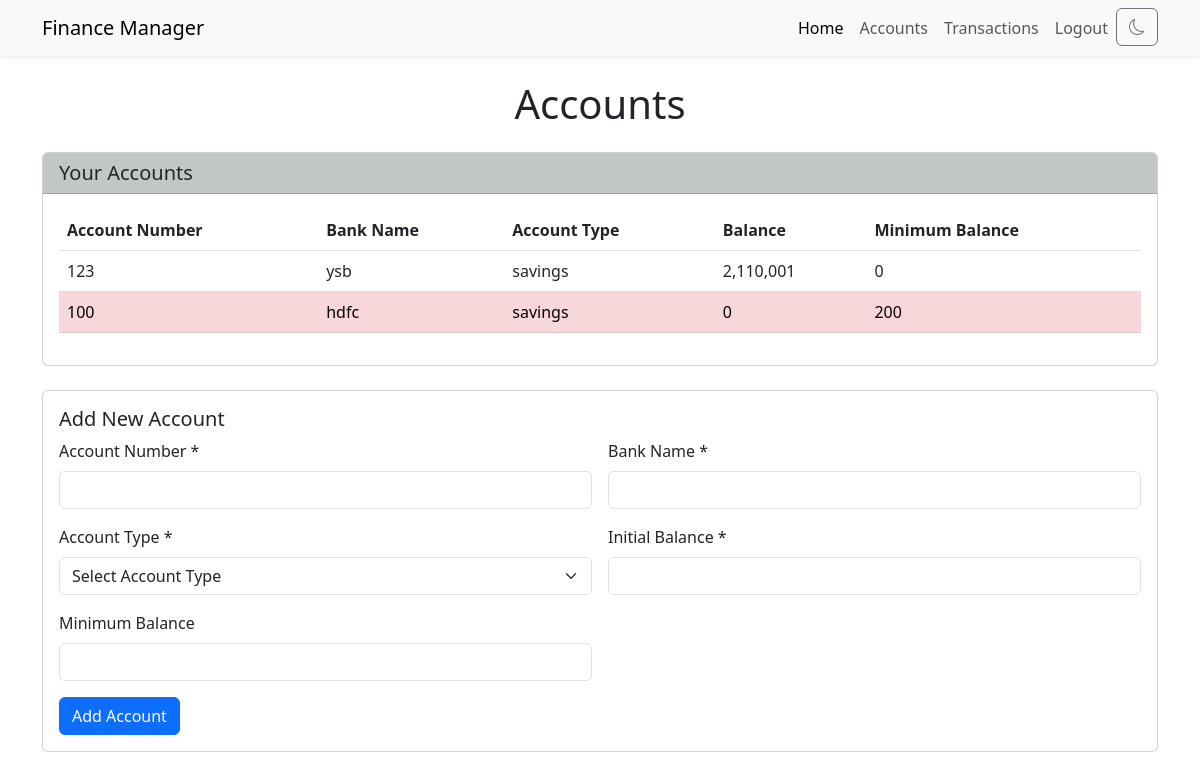
Before: /accounts (signed in) with the older database file.
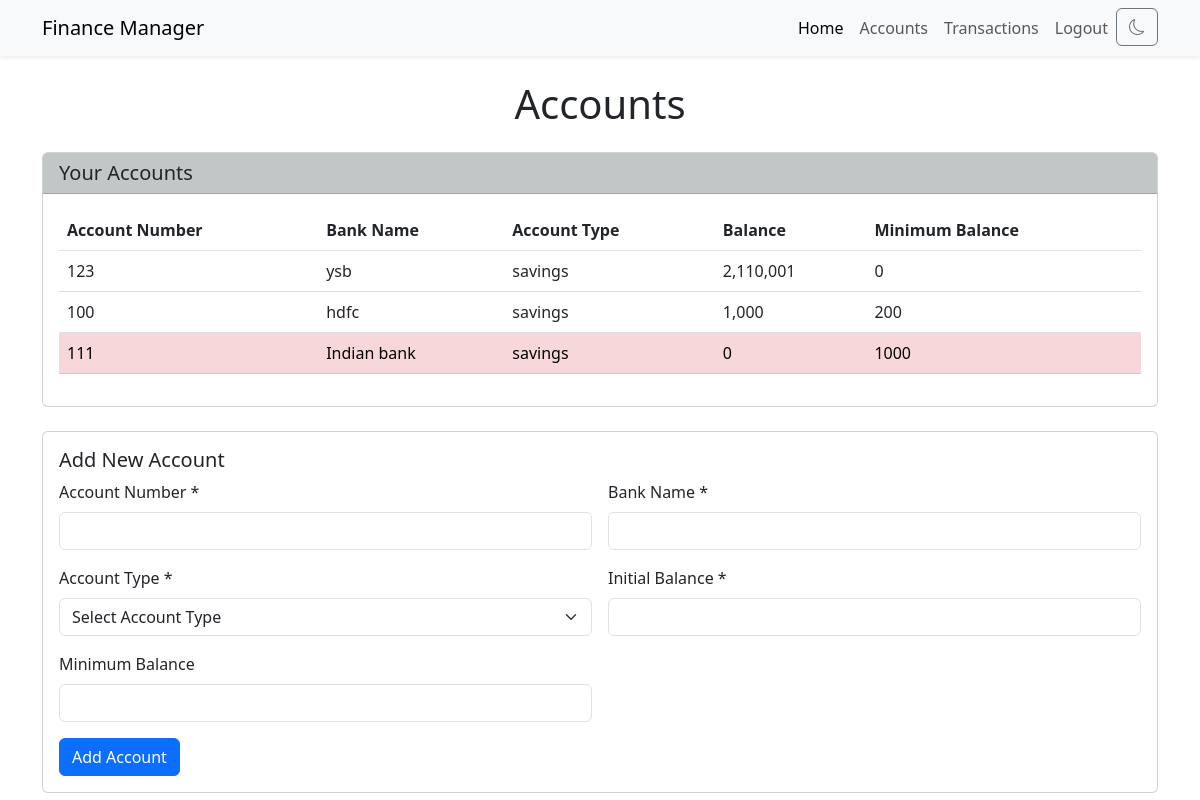
After: the same page with the newer database file.
### app.py (models this page shows, shortened)
class AccountsTable(db.Model):
    __tablename__ = 'accounts'
    accno = db.Column(db.String, primary_key = True)
    userid = db.Column(db.Integer, db.ForeignKey("users.id", ondelete='CASCADE'), nullable = False)
    type = db.Column(db.String, nullable = False)
    bank = db.Column(db.String, nullable = False)
    balance = db.Column(db.Integer, nullable = False, default=0)
    minbal = db.Column(db.Integer, default=0)

### app.py (the view, shortened to what this page needs)
@app.route('/accounts', methods = ["GET", "POST"])
@login_required
def accounts():
    form = AccountForm()
    accounts = AccountsTable.query.filter_by(userid=current_user.id).all()
    return render_template('accounts.html', form=form, accounts=accounts)

### app.py
class AccountForm(FlaskForm):
    account_number = StringField('Account Number', validators=[InputRequired()] )
    type = SelectField('Account Type',choices=[('', 'Select Account Type'), ('savings', 'Savings Account'), ('current', 'Current Account')] ,validators=[InputRequired()])
    bank = StringField('Bank Name', validators=[InputRequired()])
    balance = IntegerField('Current Balance', validators=[InputRequired()])
    minimum_balance = IntegerField('Minimum Balance')
    submit = SubmitField('Add Account')

### app.py (called while the page is built)
@login_manager.user_loader
def load_user(user_id):
    return UsersTable.query.get(int(user_id))

### templates/accounts.html (shortened to what this page needs)
{% extends "layout.html" %}
{% block content %}
<div class="container mt-4">
    <h1 class="mb-4 text-center">Accounts</h1>
    <div class="card mb-4">
        <div class="card-header" style="background-color: #c2c6c6;">
            <h5 class="card-title mb-0">Your Accounts</h5>
        </div>
        <div class="card-body">
            {% if accounts %}
            <table id="accountsTable" class="table">
                <thead>
                    <tr>
                        <th scope="col">Account Number</th>
                        <th scope="col">Bank Name</th>
                        <th scope="col">Account Type</th>
                        <th scope="col">Balance</th>
                        <th scope="col">Minimum Balance</th>
                    </tr>
                </thead>
                <tbody>
                    {% for account in accounts %}
                        {% if account.balance < account.minbal %}
                        <tr class="table-danger">
                        {% else %}
                        <tr>
                        {% endif %}
                            <td>{{account.accno}}</td>
                            <td>{{account.bank}}</td>
                            <td>{{account.type}}</td>
                            <td>{{"{:,}".format(account.balance)}}</td>
                            <td>{{account.minbal}}</td>
                        </tr>
                    {% endfor %}
                </tbody>
            </table>
            {% else %}
            <div class="alert alert-info" role="info">
                <i class="fas fa-exclamation-circle"></i> &nbsp; No accounts created yet.
            </div>
            {% endif %}
        </div>
    </div>
    <div class="card">
        <div class="card-body">
            <h5 class="card-title">Add New Account</h5>
            <form id="addAccountForm" class="row g-3", method="POST">
                <div class="col-md-6">
                    <label for="newAccountNumber" class="form-label">Account Number *</label>
                    {{ form.account_number(class="form-control", id="newAccountNumber") }}
                </div>
                <div class="col-md-6">
                    <label for="newBankName" class="form-label">Bank Name *</label>
                    {{ form.bank(class="form-control", id="newBankName") }}
                </div>
                <div class="col-md-6">
                    <label for="newAccountType" class="form-label">Account Type *</label>
                    {{ form.type(class="form-select", id="newAccountType") }}
                </div>
                <div class="col-md-6">
                    <label for="newAccountBalance" class="form-label">Initial Balance *</label>
                    {{ form.balance(class="form-control", id="newAccountBalance") }}
                </div>
                <div class="col-md-6">
                    <label for="newMinimumBalance" class="form-label">Minimum Balance</label>
                    {{ form.minimum_balance(class="form-control", id="newMinimumBalance") }}
                </div>
                <div class="col-12">
                    {{ form.submit(class="btn btn-primary") }}
                </div>
            </form>
        </div>
    </div>
</div>
{% endblock %}

### templates/layout.html (shortened to what this page needs)
<!DOCTYPE html>
<html lang="en">
<head>
    <link href="https://cdn.jsdelivr.net/npm/bootstrap@5.3.0/dist/css/bootstrap.min.css" rel="stylesheet">
    <link rel="stylesheet" href="https://cdn.jsdelivr.net/npm/bootstrap-icons@1.7.2/font/bootstrap-icons.css">
</head>
<body id="body" data-bs-theme="light">
    <nav class="navbar navbar-expand-lg navbar-light bg-light shadow-sm" id="navbar">
        <div class="container">
            <a class="navbar-brand" href="/">Finance Manager</a>
            <div class="collapse navbar-collapse" id="navbarNav">
                <ul class="navbar-nav ms-auto">
                    <li class="nav-item">
                        <a class="nav-link active" href="/">Home</a>
                    </li>
                    <li class="nav-item">
                        <a class="nav-link" href="/accounts">Accounts</a>
                    </li>
                    <li class="nav-item">
                        <a class="nav-link" href="/transactions">Transactions</a>
                    </li>
                    <li class="nav-item">
                        <a class="nav-link" href="/logout">Logout</a>
                    </li>
                    <li class="nav-item">
                        <button class="btn btn-outline-secondary" id="darkModeToggle">
                        </button>
                    </li>
                </ul>
            </div>
        </div>
    </nav>
    {% block content %}{% endblock %}
</body>
</html>

Changed rows visible on the page:
changed AccountsTable "hdfc": balance "0" → "1,000"
added AccountsTable: accno "111", bank "Indian bank", type "savings", balance "0", minbal "1000"
